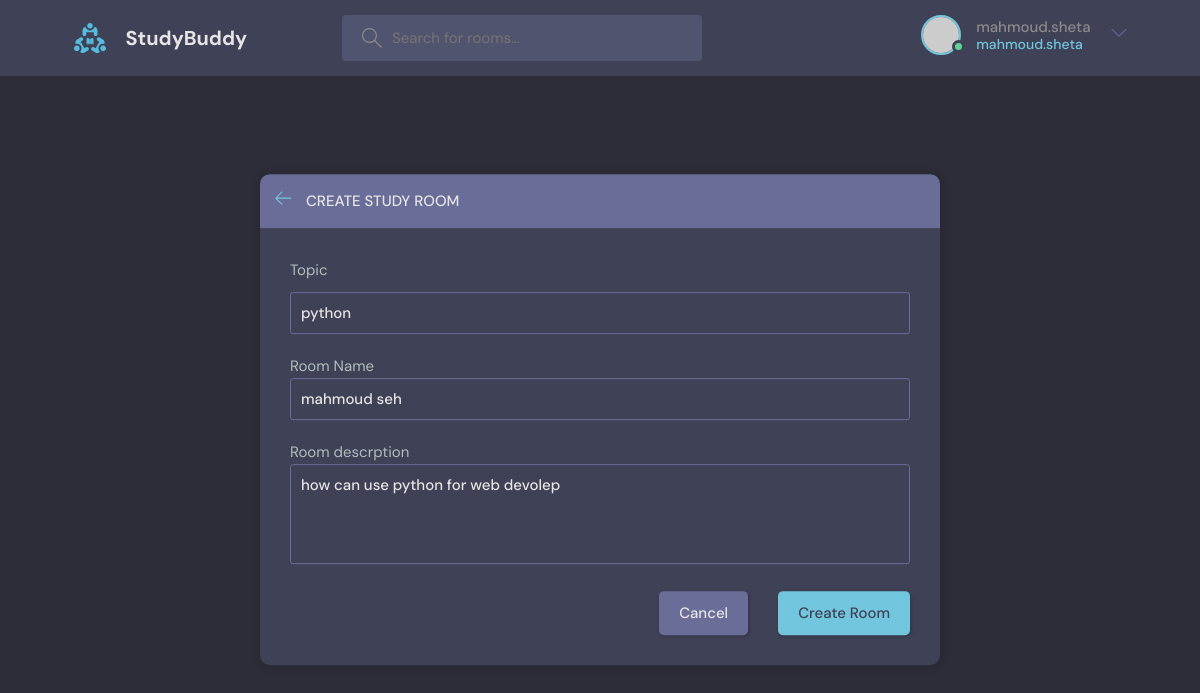
/updateRoom/13/ (signed in), run on the app's committed database.
### base/models.py (models this page shows, shortened)
class Room(models.Model):
    host = models.ForeignKey(User,  on_delete=models.SET_NULL, null=True)
    topic = models.ForeignKey(Topic, on_delete=models.SET_NULL, null=True)
    name = models.CharField(max_length=200)
    descriptor = models.TextField(null=True, blank=True)
    participants = models.ManyToManyField(
        User, related_name='participants', blank=True)
    update = models.DateTimeField(auto_now=True)
    created = models.DateTimeField(auto_now_add=True)
    class Meta:
        ordering = ['-update', 'created']

class Topic(models.Model):
    name = models.CharField(max_length=200)
    def __str__(self):
        return self.name

### base/views.py (the view, shortened to what this page needs)
# urls.py: path('updateRoom/<str:pk>/', views.updateRoom, name="updateRoom"),
@login_required(login_url='login')
def updateRoom(requset, pk):
    room = Room.objects.get(id=pk)
    topics = Topic.objects.all()
    form = RoomForm(instance=room)
    if requset.user != room.host:
        return HttpResponse('your are not allwed')
    context = {'form': form, 'topics': topics,
               'room': room}
    return render(requset, 'base/room_form.html', context)

### base/forms.py
class RoomForm(ModelForm):
    class Meta:
        model = Room
        fields = '__all__'
        exclude = ['host', 'participants']

### base/templates/base/room_form.html (shortened to what this page needs)
{% extends 'main.html' %} {% block contant %}
<main class="create-room layout">
    <div class="container">
        <div class="layout__box">
            <div class="layout__boxHeader">
                <div class="layout__boxTitle">
                    <a href="{% url 'home' %} ">
                        <svg version="1.1 " xmlns="http://www.w3.org/2000/svg " width="32 " height="32 " viewBox="0 0 32 32 ">
                <title>arrow-left</title>
                <path
                  d="M13.723 2.286l-13.723 13.714 13.719 13.714 1.616-1.611-10.96-10.96h27.625v-2.286h-27.625l10.965-10.965-1.616-1.607z ">
                </path>
              </svg>
                    </a>
                    <h3>Create Study Room</h3>
                </div>
            </div>
            <div class="layout__body ">
                <form class="form " action="" method="post">
                    <div class="form__group">
                        <label for="room_topic">Topic</label>
                        <input required type="text" value="{{room.topic.name}}" name="topic" id="room_topic" list="topic-list" />
                    </div>
                    <div class="form__group ">
                        <label for="room_name "></label> Room Name</label>
                        {{form.name}}
                    </div>
                    <div class="form__group ">
                        <label for="room_name"></label> Room descrption</label>
                        {{form.descriptor}}
                    </div>
                    <div class="form__action ">
                        <a class="btn btn--dark " href="index.html ">Cancel</a>
                        <button class="btn btn--main " type="submit">Create Room</button>
                    </div>
                </form>
            </div>
        </div>
    </div>
</main>
{% endblock%}

### templates/nave.html (shortened to what this page needs)
{%load static%}
<header class="header header--loggedIn">
    <div class="container">
        <a href="{% url 'home'%}" class="header__logo">
            <img src="{% static 'images/logo.svg' %}" />
            <h1>StudyBuddy</h1>
        </a>
        <form class="header__search" method="GET" action="{% url 'home'%}">
            <label>
        <input name="q" placeholder="Search for rooms..." />
      </label>
        </form>
        <nav class="header__menu">
            {% if request.user.is_authenticated%}
            <div class="header__user">
                <a href="{%url 'profile' user.id %}">
                    <div class="avatar avatar--medium active">
                        <img src="https://randomuser.me/api/portraits/men/37.jpg" />
                    </div>
                    <p>{{request.user.username}}<span>{{request.user.username}}</span></p>
                </a>
                <button class="dropdown-button">
          <svg version="1.1" xmlns="http://www.w3.org/2000/svg" width="32" height="32" viewBox="0 0 32 32">
            <title>chevron-down</title>
            <path d="M16 21l-13-13h-3l16 16 16-16h-3l-13 13z"></path>
          </svg>
        </button>
            </div>
            {%else%}
            <a href="{% url 'login' %}">
                <img src="{% static 'images/avatar.svg'%}" />
                <p>Login</p>
            </a>
            {%endif%}
    </nav>
  </div>
</header>

### data on the page
Room: topic "python", name "mahmoud seh", descriptor "how can use python for web devolep"

### other printed values
{{ request.user.username }} "mahmoud.sheta"
